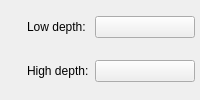
        <widget class="QWidget" name="widget" native="true">
         <layout class="QGridLayout" name="gridLayout_2">
          <property name="leftMargin">
           <number>0</number>
          </property>
          <property name="topMargin">
           <number>0</number>
          </property>
          <property name="rightMargin">
           <number>0</number>
          </property>
          <property name="bottomMargin">
           <number>0</number>
          </property>
          <item row="0" column="1">
           <widget class="InfoTextWidget" name="lowDepthColourInfoText" native="true">
            <property name="sizePolicy">
             <sizepolicy hsizetype="Fixed" vsizetype="Fixed">
              <horstretch>0</horstretch>
              <verstretch>0</verstretch>
             </sizepolicy>
            </property>
            <property name="minimumSize">
             <size>
              <width>16</width>
              <height>16</height>
             </size>
            </property>
           </widget>
          </item>
          <item row="0" column="0">
           <spacer name="horizontalSpacer_23">
            <property name="orientation">
             <enum>Qt::Horizontal</enum>
            </property>
            <property name="sizeType">
             <enum>QSizePolicy::Expanding</enum>
            </property>
            <property name="sizeHint" stdset="0">
             <size>
              <width>0</width>
              <height>20</height>
             </size>
            </property>
           </spacer>
          </item>
          <item row="0" column="2">
           <widget class="QLabel" name="label_15">
            <property name="sizePolicy">
             <sizepolicy hsizetype="Minimum" vsizetype="Preferred">
              <horstretch>0</horstretch>
              <verstretch>0</verstretch>
             </sizepolicy>
            </property>
            <property name="text">
             <string>Low depth:</string>
            </property>
           </widget>
          </item>
          <item row="0" column="3">
           <widget class="ColourButton" name="lowDepthColourButton">
            <property name="minimumSize">
             <size>
              <width>100</width>
              <height>0</height>
             </size>
            </property>
            <property name="text">
             <string/>
            </property>
           </widget>
          </item>
          <item row="0" column="4">
           <spacer name="horizontalSpacer_24">
            <property name="orientation">
             <enum>Qt::Horizontal</enum>
            </property>
            <property name="sizeType">
             <enum>QSizePolicy::Expanding</enum>
            </property>
            <property name="sizeHint" stdset="0">
             <size>
              <width>0</width>
              <height>20</height>
             </size>
            </property>
           </spacer>
          </item>
          <item row="1" column="1">
           <widget class="InfoTextWidget" name="highDepthColourInfoText" native="true">
            <property name="sizePolicy">
             <sizepolicy hsizetype="Fixed" vsizetype="Fixed">
              <horstretch>0</horstretch>
              <verstretch>0</verstretch>
             </sizepolicy>
            </property>
            <property name="minimumSize">
             <size>
              <width>16</width>
              <height>16</height>
             </size>
            </property>
           </widget>
          </item>
          <item row="1" column="2">
           <widget class="QLabel" name="label_16">
            <property name="sizePolicy">
             <sizepolicy hsizetype="Minimum" vsizetype="Preferred">
              <horstretch>0</horstretch>
              <verstretch>0</verstretch>
             </sizepolicy>
            </property>
            <property name="text">
             <string>High depth:</string>
            </property>
           </widget>
          </item>
          <item row="1" column="3">
           <widget class="ColourButton" name="highDepthColourButton">
            <property name="text">
             <string/>
            </property>
           </widget>
          </item>
         </layout>
        </widget>
